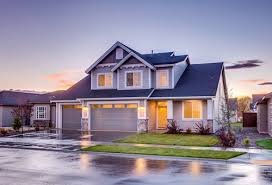
%> input picture Pixels-relation/house.jpg, 272 x 185 px
$ octave pixelsrelation.m   (GNU Octave 9; MATLAB toolbox functions it lacks are replaced by stand-ins)
%> lines starting %> are read from the running program, lines starting %| are printed output that depends on the picture

img = imread('house.jpg');
%> img is the input picture: size 185x272x3 uint8; mean R, G, B 148.1, 139.4, 156.1
gray_img = rgb2gray(img);
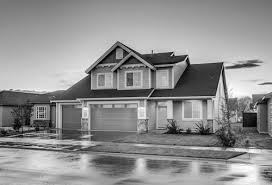
%> gray_img: size 185x272 uint8; min 2, max 254, mean 143.9


figure;
subplot(2,3,1);
imshow(gray_img);
title('Original Image');

%% 1. 4-Connected and 8-Connected Neighbors

row = 100;
col = 100;


neighbors_4 = [gray_img(row-1, col);  % Above
               gray_img(row+1, col);  % Below
               gray_img(row, col-1);  % Left
               gray_img(row, col+1)]; % Right
%> neighbors_4 = [174; 44; 143; 138]

disp('4-Connected Neighbors:');
disp(neighbors_4);
%|   174
%|    44
%|   143
%|   138


neighbors_8 = gray_img(row-1:row+1, col-1:col+1);
%> neighbors_8 = [173 174 176; 143 140 138; 43 44 44]
disp('8-Connected Neighbors:');
disp(neighbors_8);
%|   173  174  176
%|   143  140  138
%|    43   44   44

%% 2. Pixel Intensity Difference

intensity_diff = abs(gray_img(row, col) - neighbors_8);
%> intensity_diff = [0 0 0; 0 0 2; 97 96 96]
disp('Intensity Differences with Neighbors:');
disp(intensity_diff);
%|    0   0   0
%|    0   0   2
%|   97  96  96

%% 3. Convolution for Neighborhood Relationship (Smoothing)

kernel = ones(3, 3) / 9;


smoothed_img = imfilter(gray_img, kernel);
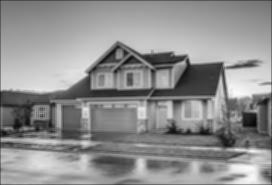
%> smoothed_img: size 185x272 uint8; min 7, max 252, mean 143


subplot(2,3,2);
imshow(smoothed_img);
title('Smoothed Image');

%% 4. Sobel Edge Detection

Gx = [-1 0 1; -2 0 2; -1 0 1];
Gy = [-1 -2 -1; 0 0 0; 1 2 1];


Ix = imfilter(double(gray_img), Gx);
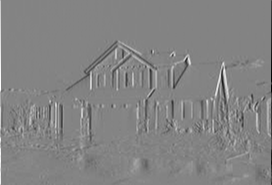
%> Ix: size 185x272 double; min -898, max 840, mean 0.1; drawn with min black and max white
Iy = imfilter(double(gray_img), Gy);
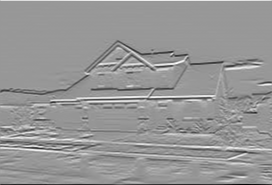
%> Iy: size 185x272 double; min -981, max 680, mean 1; drawn with min black and max white


grad_mag = sqrt(Ix.^2 + Iy.^2);
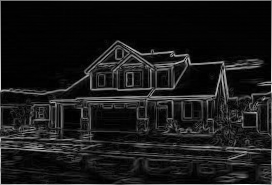
%> grad_mag: size 185x272 double; min 0, max 981, mean 98.3; drawn with min black and max white


subplot(2,3,3);
imshow(uint8(grad_mag));
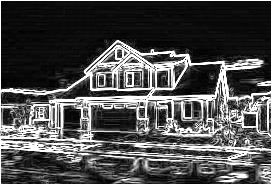
%> displayed picture: size 185x272, on the screen's scale of 0 to 255; min 0, max 255, mean 78.7
title('Edge Detection using Sobel');

%% 5. Correlation Between Two Regions of the Image

region1 = gray_img(50:100, 50:100);
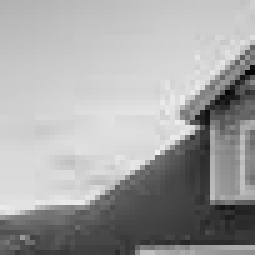
%> region1: size 51x51 uint8 (shown 5 times larger); min 4, max 240, mean 163.9
%> (the run ends here)
